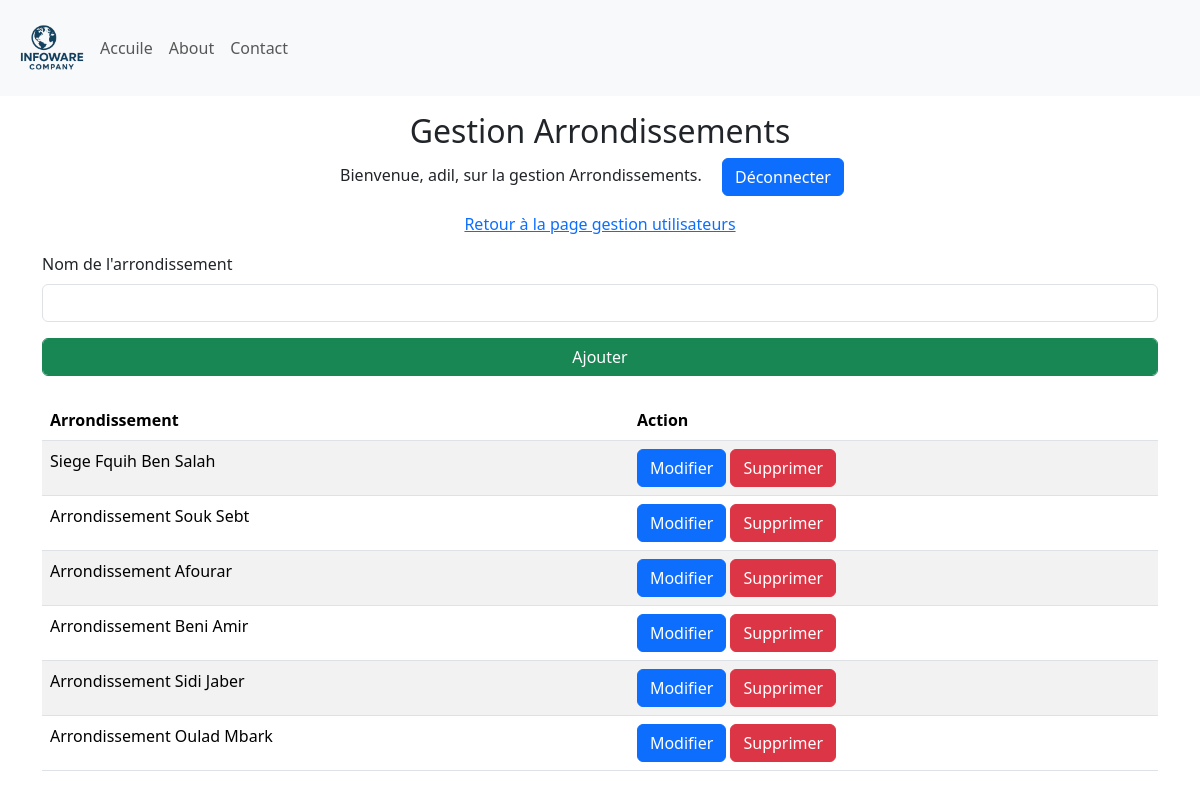
The app's page /manage_Arrondissements (signed in) with its own data.
### Site/models.py (models this page shows, shortened)
class Arondissement(db.Model):
    id = db.Column(db.Integer, primary_key=True)
    arondissement = db.Column(db.String(25), unique=True, nullable=False)
    departement = db.relationship('Departement', backref='Departement', lazy=True)

### Site/dashbord/arrondissement.py (the view, shortened to what this page needs)
@arrondissement.route('/manage_Arrondissements', methods=['GET', 'POST'])
def manage_Arrondissements():
    if 'user' not in session:
        return redirect(url_for('admin.admin'))
    arrondissements = Arondissement.query.all()
    return render_template('manage_Arrondissements.html', name=session['user'], arrondissements=arrondissements)

### Site/templates/manage_Arrondissements.html (shortened to what this page needs)
{% extends 'base.html' %}
{% block body %}
<div class="container-fluid">
    <div class="row">
        <div class="col-12  my-3">
            <div class="text-center">
                <h2>Gestion Arrondissements </h2>
                <p>Bienvenue, {{ name }}, sur la gestion Arrondissements. <a class="mx-3 btn btn-primary" href="{{ url_for('admin.logout') }}"">Déconnecter</a></p>
                <p><a href="{{ url_for('dashbord.manage_users') }}">Retour à la page gestion utilisateurs</a> </p>
            </div>
            <div class="container">
                <form method="POST">
                    <div class="mb-3">
                        <label for="arrondissementName" class="form-label">Nom de l'arrondissement</label>
                        <input type="text" class="form-control" id="arrondissementName" name="arrondissementName" required>
                    </div>
                    <button type="submit" class="form-control btn btn-success">Ajouter</button>
                </form>
                <table class="table table-striped mt-4 ">
                    <thead>
                        <tr>
                          <th scope="col">Arrondissement</th>
                          <th scope="col">Action</th>
                        </tr>
                      </thead>
                      <tbody>
                        {% for arrondissement in arrondissements %}
                        <tr>
                          <td>{{ arrondissement.arondissement }}</td>
                          <td>
                            <form method="POST" action="{{ url_for('arrondissement.delete_arrondissement', arrondissement_id=arrondissement.id) }}" onsubmit="return confirm('Êtes-vous sûr de vouloir supprimer cet arrondissement ?');">
                                <a href="{{ url_for('arrondissement.update_arrondissement', arrondissement_id=arrondissement.id) }}" class="btn btn-primary">Modifier</a>
                                <button type="submit" class="btn btn-danger">Supprimer</button>
                            </form>
                          </td>
                        </tr>
                        {% endfor %}
                </table>
            </div>
        </div>
    </div>
</div>
{% endblock %}

### Site/static/style.css (style rules this page uses)
* { margin: 0; padding: 0; box-sizing: border-box; }
:root { --primary-color: #0056b3; --secondary-color: #f8f9fa; --text-color: #333; --highlight-color: #007bff; }
body { font-family: 'Segoe UI', Tahoma, Geneva, Verdana, sans-serif; }

### records on screen
Arondissement: arondissement "Siege Fquih Ben Salah"
Arondissement: arondissement "Arrondissement Souk Sebt"
Arondissement: arondissement "Arrondissement Afourar"
Arondissement: arondissement "Arrondissement Beni Amir"
Arondissement: arondissement "Arrondissement Sidi Jaber"
Arondissement: arondissement "Arrondissement Oulad Mbark"

### other values on screen
{{ name }} "adil"
